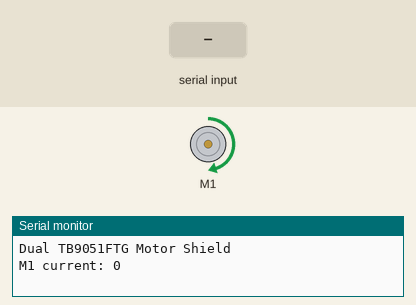
This sketch was run on a simulated Arduino Uno, built with avr-gcc and run on an emulated ATmega328P. Shown: DC motor (green arrow = forward, orange = backward, longer = faster), the last lines printed to the serial monitor. Inputs (shaded band) come from the test bench.

Above: at 0.45 s.
At 1.25 s:
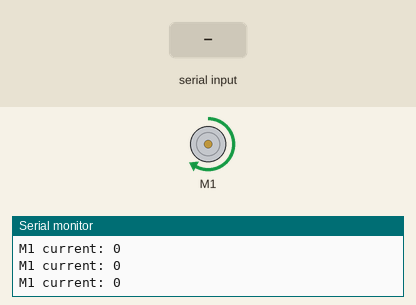
1.3 s: "s" received over Serial
At 1.8 s:
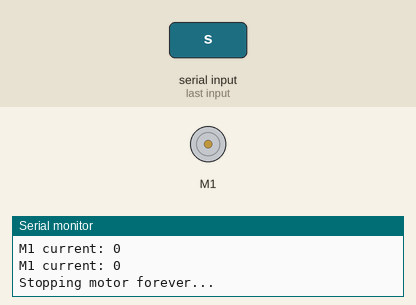
Timing chart, 0 to 4.3 s (numbered marks = the images above; inputs shaded):
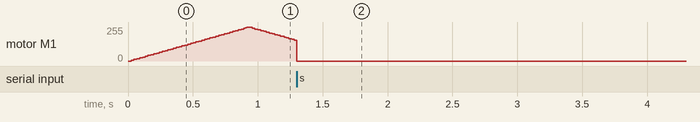

The sketch:

Motor_driver_test.ino
```cpp
#include "DualTB9051FTGMotorShield.h"

DualTB9051FTGMotorShield md;

void stopIfFault()
{
  if (md.getM1Fault())
  {
    Serial.println("M1 fault");
    while (1);
  }
}

void checkForStop()
{
  if (Serial.available() > 0)
  {
    char c = Serial.read();
    if (c == 's')
    {
      Serial.println("Stopping motor forever...");
      md.setM1Speed(0);
      md.disableDrivers();
      while (1); // Stay here forever
    }
  }
}

void moveMotor(int startSpeed, int endSpeed)
{
  int increment = (startSpeed < endSpeed) ? 1 : -1;
  for (int i = startSpeed; i != endSpeed + increment; i += increment)
  {
    checkForStop();
    md.setM1Speed(i);
    stopIfFault();

    if (abs(i) % 200 == 100)
    {
      Serial.print("M1 current: ");
      Serial.println(md.getM1CurrentMilliamps());
    }
    delay(2);
  }
}

void setup()
{
  Serial.begin(9600);
  Serial.println("Dual TB9051FTG Motor Shield");
  md.init();
}

void loop()
{
  md.enableDrivers();
  delay(1); // wait for drivers to be enabled

  // Move from 0 to 400 and back to 0
  moveMotor(0, 400);
  moveMotor(400, 0);

  // Move from 0 to -400 and back to 0
  moveMotor(0, -400);
  moveMotor(-400, 0);

  md.disableDrivers();
  delay(500);
}
```
